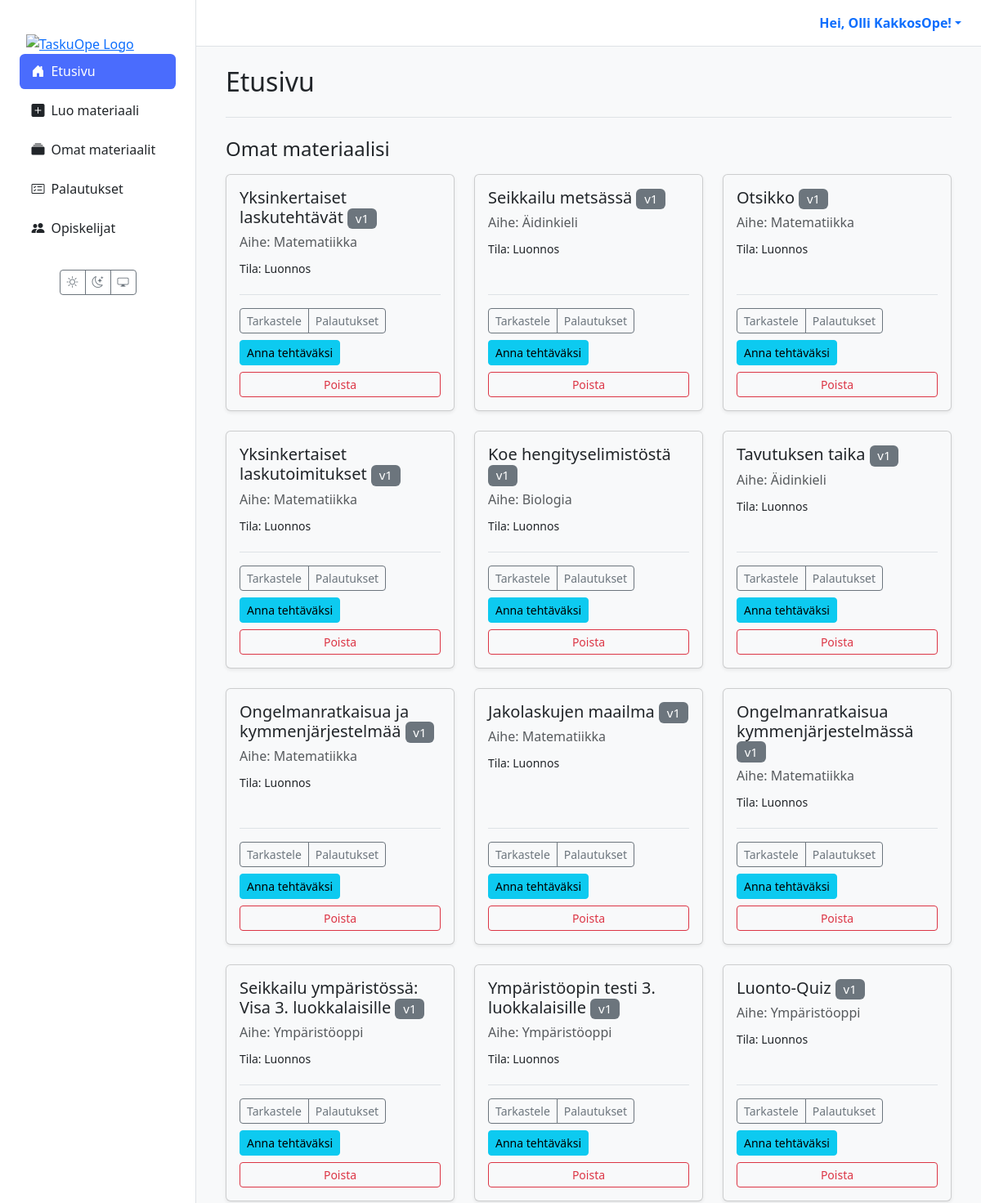
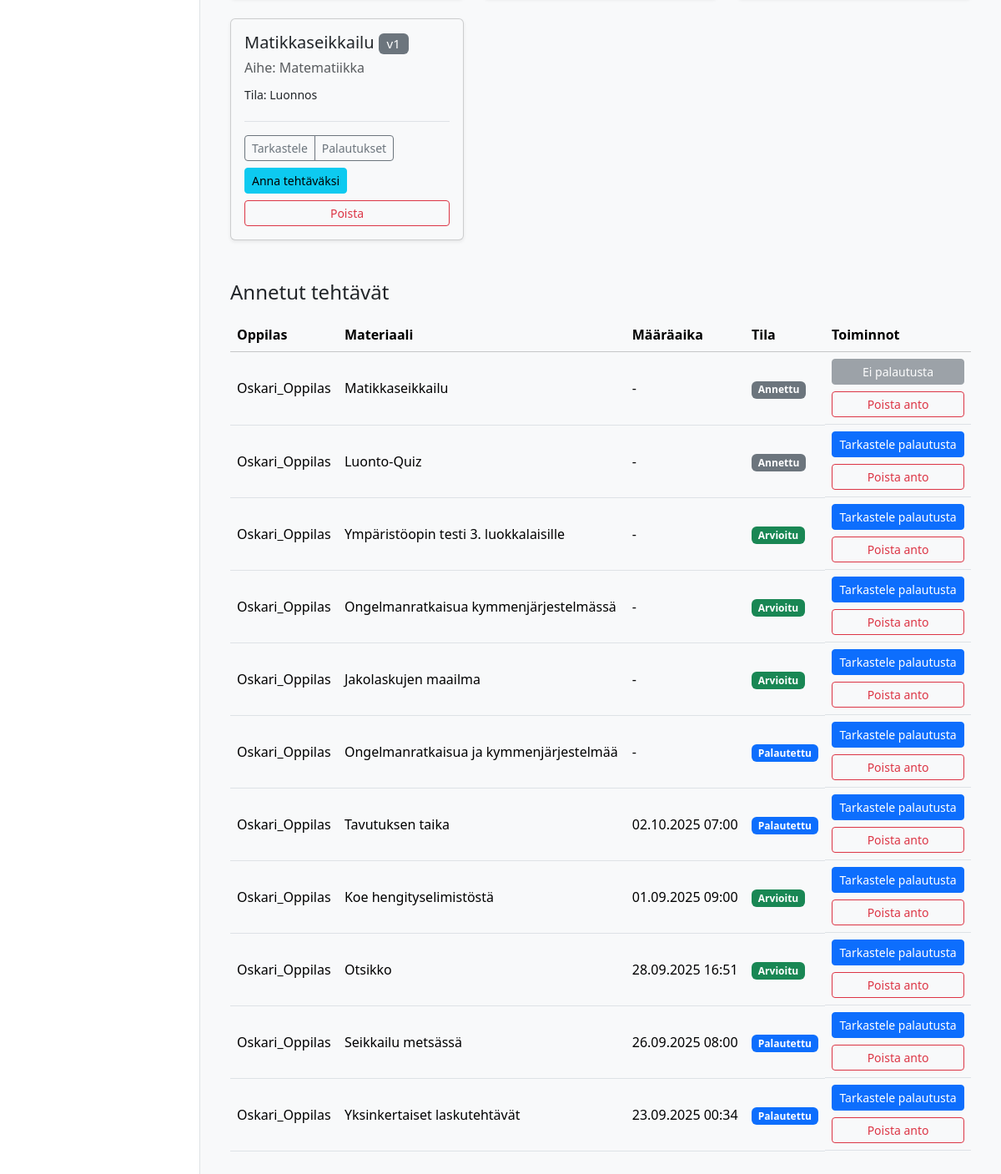
/ (signed in), run on the app's committed database (2 pictures, top to bottom).
### users/models.py (models this page shows, shortened)
class CustomUser(AbstractUser):
    class Role(models.TextChoices):
        TEACHER = 'TEACHER', 'Teacher'
        STUDENT = 'STUDENT', 'Student'
    role = models.CharField(max_length=50, choices=Role.choices, default=Role.STUDENT)
    grade_class = models.PositiveSmallIntegerField(
        verbose_name="Luokka-aste",
        null=True,  # Salli tyhjä arvo (esim. opettajat)
        blank=True, # Ei pakollinen lomakkeissa
        choices=[(i, f"{i}. luokka") for i in range(1, 7)] # Valinnat 1-6
    )

### materials/models.py (models this page shows, shortened)
class Material(models.Model):
    class MaterialType(models.TextChoices):
        TASK = 'tehtävä', _('Tehtävä')
        LEARNING_MATERIAL = 'oppimateriaali', _('Oppimateriaali')
        TEST = 'testi', _('Testi')
        EXAM = 'koe', _('Koe')
        VIDEO = 'video', _('Video')
        GAME = 'peli', _('Peli')
    class Status(models.TextChoices):
        DRAFT = 'DRAFT', _('Luonnos')
        PENDING_APPROVAL = 'PENDING', _('Odottaa hyväksyntää')
        APPROVED = 'APPROVED', _('Hyväksytty')
        REJECTED = 'REJECTED', _('Hylätty')
    GRADE_CHOICES = [(str(i), f"{i}. luokka") for i in range(1, 7)]
    id = models.UUIDField(primary_key=True, default=uuid.uuid4, editable=False)
    title = models.CharField(max_length=255, verbose_name=_("Otsikko"))
    content = models.TextField(
        verbose_name=_("Sisältö"),
        help_text=_("Raakasisältö, esim. AI:n tuottama teksti.")
    )
    structured_content = models.JSONField(
        null=True,
        blank=True,
        verbose_name=_("Jäsennelty sisältö"),
        help_text=_("Esim. monivalinnat tai tehtävän rakenne JSON-muodossa.")
    )
    material_type = models.CharField(
        max_length=50,
        choices=MaterialType.choices,
        default=MaterialType.TASK,
        verbose_name=_("Materiaalin tyyppi"),
    )
    subject = models.CharField(max_length=100, null=True, blank=True, verbose_name=_("Aine"))
    grade_level = models.CharField(
        max_length=20,
        choices=GRADE_CHOICES,
        null=True,
        blank=True,
        verbose_name=_("Luokka-aste"),
    )
    audience = models.JSONField(
        null=True,
        blank=True,
        verbose_name=_("Kohderyhmä"),
        help_text=_("Esim. {'learning_styles': ['visuaalinen'], 'languages': ['fi']}")
    )
    author = models.ForeignKey(
        settings.AUTH_USER_MODEL,
        related_name='authored_materials',
        on_delete=models.CASCADE,
        limit_choices_to={'role': 'TEACHER'},
        verbose_name=_("Tekijä (opettaja)"),
    )
    prompt = models.ForeignKey(
        Prompt,
        on_delete=models.SET_NULL,
        null=True,
        blank=True,
        verbose_name=_("Kehoite"),
    )
    status = models.CharField(
        max_length=50,
        choices=Status.choices,
        default=Status.DRAFT,
        verbose_name=_("Tila"),
    )
    version = models.IntegerField(default=1, verbose_name=_("Versio"))
    parent = models.ForeignKey(
        'self',
        on_delete=models.SET_NULL,
        null=True,
        blank=True,
        related_name='versions',
        verbose_name=_("Edellinen versio"),
    )
    created_at = models.DateTimeField(auto_now_add=True, verbose_name=_("Luotu"))
    updated_at = models.DateTimeField(auto_now=True, verbose_name=_("Päivitetty"))
    class Meta:
        verbose_name = _("Materiaali")
        verbose_name_plural = _("Materiaalit")

class Assignment(models.Model):
    class Status(models.TextChoices):
        ASSIGNED = "ASSIGNED", _("Annettu")
        IN_PROGRESS = "IN_PROGRESS", _("Kesken")
        SUBMITTED = "SUBMITTED", _("Palautettu")
        GRADED = "GRADED", _("Arvioitu")
    id = models.UUIDField(primary_key=True, default=uuid.uuid4, editable=False)
    material = models.ForeignKey(Material, on_delete=models.CASCADE, verbose_name=_("Materiaali"))
    student = models.ForeignKey(
        settings.AUTH_USER_MODEL,
        related_name='assignments',
        on_delete=models.CASCADE,
        limit_choices_to={'role': 'STUDENT'},
        verbose_name=_("Oppilas"),
    )
    assigned_by = models.ForeignKey(
        settings.AUTH_USER_MODEL,
        related_name='assigned_tasks',
        on_delete=models.CASCADE,
        limit_choices_to={'role': 'TEACHER'},
        verbose_name=_("Antanut opettaja"),
    )
    due_at = models.DateTimeField(null=True, blank=True, verbose_name=_("Määräaika"))
    status = models.CharField(max_length=20, choices=Status.choices, default=Status.ASSIGNED, verbose_name=_("Tila"))
    draft_response = models.TextField(blank=True, null=True, verbose_name=_("Luonnosvastaus"))
    created_at = models.DateTimeField(auto_now_add=True, verbose_name=_("Luotu"))
    class Meta:
        constraints = [
            models.UniqueConstraint(fields=['material', 'student'], name='unique_assignment_per_student'),
        ]
        indexes = [
            models.Index(fields=['status']),
            models.Index(fields=['due_at']),
            models.Index(fields=['student']),
            models.Index(fields=['assigned_by']),
        ]
        verbose_name = _("Tehtävänanto")
        verbose_name_plural = _("Tehtävänannot")

### materials/views.py (the view, shortened to what this page needs)
# urls.py: path("", views.dashboard_view, name='dashboard'),
@login_required(login_url='kirjaudu')
def dashboard_view(request):
    user = request.user
    if user.role == 'TEACHER':
        materials = Material.objects.filter(author=user)
        assignments = (
            Assignment.objects
            .filter(assigned_by=user)
            .select_related('material', 'student')
            .order_by('-created_at')
        )
        context = {'materials': materials, 'assignments': assignments}
        return render(request, 'dashboard/teacher.html', context)
    return redirect('kirjaudu')

### templates/dashboard/teacher.html (shortened to what this page needs)
{% extends 'partials/base.html' %}
{% load static %}
{% block content %}
<div class="container-fluid">
  <div class="mb-4 border-bottom pb-3">
    <h1 class="h2">Etusivu</h1>
  </div>
  <section class="materials-list mb-5">
    <h2 class="h4 mb-3">Omat materiaalisi</h2>
    <div class="row row-cols-1 row-cols-md-2 row-cols-xl-3 g-4">
      {% for m in materials %}
      <div class="col">
        <div class="card h-100 shadow-sm">
          <div class="card-body d-flex flex-column">
            <h5 class="card-title">
              {{ m.title }} <span class="badge bg-secondary fw-normal">v{{ m.version }}</span>
            </h5>
            <p class="card-subtitle mb-2 text-muted">Aihe: {{ m.subject|default:'Ei määritelty' }}</p>
            <p class="card-text"><small>Tila: {{ m.get_status_display }}</small></p>
            <div class="mt-auto pt-3 border-top">
              <div class="d-flex justify-content-between align-items-center flex-wrap gap-2">
                <div class="btn-group">
                  <a class="btn btn-sm btn-outline-secondary" href="{% url 'material_detail' material_id=m.id %}">Tarkastele</a>
                  <a class="btn btn-sm btn-outline-secondary" href="{% url 'view_submissions' material_id=m.id %}">Palautukset</a>
                </div>
                <a class="btn btn-sm btn-info" href="{% url 'assign_material' material_id=m.id %}">Anna tehtäväksi</a>
              </div>
              <div class="d-grid mt-2">
                <button type="button"
                        class="btn btn-sm btn-outline-danger"
                        data-bs-toggle="modal"
                        data-bs-target="#confirmDeleteModal"
                        data-title="{{ m.title }}"
                        data-action="{% url 'delete_material' material_id=m.id %}">
                  Poista
                </button>
              </div>
            </div>
          </div>
        </div>
      </div>
      {% endfor %}
    </div>
  </section>
  <section class="assignments-list" id="annetut-tehtavat">
    <h2 class="h4 mb-3">Annetut tehtävät</h2>
    <table class="table table-hover align-middle tasks">
      <thead class="table-light">
        <tr>
          <th scope="col">Oppilas</th>
          <th scope="col">Materiaali</th>
          <th scope="col">Määräaika</th>
          <th scope="col">Tila</th>
          <th scope="col">Toiminnot</th>
        </tr>
      </thead>
      <tbody>
        {% for assignment in assignments %}
        <tr>
          <td data-label="Oppilas">{{ assignment.student.get_full_name|default:assignment.student.username }}</td>
          <td data-label="Materiaali">{{ assignment.material.title }}</td>
          <td data-label="Määräaika">{{ assignment.due_at|date:"d.m.Y H:i"|default:"-" }}</td>
          <td data-label="Tila">
            <span class="badge
              {% if assignment.status == 'GRADED' %}bg-success
              {% elif assignment.status == 'SUBMITTED' %}bg-primary
              {% elif assignment.status == 'IN_PROGRESS' %}bg-warning text-dark
              {% else %}bg-secondary{% endif %}">
              {{ assignment.get_status_display }}
            </span>
          </td>
          <td data-label="Toiminnot" class="d-grid gap-2">
            {% with sub=assignment.submissions.last %}
              {% if sub %}
                <a class="btn btn-sm btn-primary" href="{% url 'grade_submission' submission_id=sub.id %}">
                  Tarkastele palautusta
                </a>
              {% else %}
                <button class="btn btn-sm btn-secondary" disabled>Ei palautusta</button>
              {% endif %}
            {% endwith %}
            <button type="button"
                    class="btn btn-sm btn-outline-danger"
                    data-bs-toggle="modal"
                    data-bs-target="#confirmUnassignModal"
                    data-title="{{ assignment.material.title }} – {{ assignment.student.get_full_name|default:assignment.student.username }}"
                    data-action="{% url 'unassign' assignment_id=assignment.id %}">
              Poista anto
            </button>
          </td>
        </tr>
        {% empty %}
        <tr>
          <td colspan="5" class="text-center">
            <div class="alert alert-secondary mb-0">Et ole vielä antanut yhtään tehtävää.</div>
          </td>
        </tr>
        {% endfor %}
      </tbody>
    </table>
  </section>
</div>
{% endblock %}

### templates/partials/base.html (shortened to what this page needs)
{% load static %}
<!DOCTYPE html>
<html lang="fi" data-bs-theme="light">
<head>
  <link href="https://cdn.jsdelivr.net/npm/bootstrap@5.3.2/dist/css/bootstrap.min.css" rel="stylesheet">
  <link rel="stylesheet" href="https://cdn.jsdelivr.net/npm/bootstrap-icons@1.11.3/font/bootstrap-icons.min.css">
  <link rel="stylesheet" href="{% static 'css/style.css' %}">
</head>
<body>
  <div class="main-layout-container">
    <aside class="sidebar d-none d-lg-flex flex-column">
      <div class="flex-column w-100">
        <a href="{% url 'dashboard' %}" class="px-3 pt-3 d-block"><img src="{% static 'images/logo1.png' %}" alt="TaskuOpe Logo" class="img-fluid"></a>
        {% with nm=request.resolver_match.url_name %}
        <nav class="nav nav-pills flex-column mb-4 px-2">
          <a href="{% url 'dashboard' %}" class="nav-link {% if nm == 'dashboard' %}active{% endif %}"><i class="bi bi-house-door-fill me-2"></i>Etusivu</a>
          {% if request.user.is_authenticated and request.user.role == 'STUDENT' %}
            <a href="{% url 'student_assignments' %}" class="nav-link {% if nm == 'student_assignments' %}active{% endif %}"><i class="bi bi-list-check me-2"></i>Omat tehtävät</a>
            <a href="{% url 'student_games' %}" class="nav-link {% if nm == 'student_games' %}active{% endif %}"><i class="bi bi-controller me-2"></i>Pelit</a>
            <a href="{% url 'student_grades' %}" class="nav-link {% if nm == 'student_grades' %}active{% endif %}"><i class="bi bi-award me-2"></i>Palautukset & arvioinnit</a>
          {% elif request.user.is_authenticated and request.user.role == 'TEACHER' %}
            <a href="{% url 'create_material' %}" class="nav-link {% if nm == 'create_material' %}active{% endif %}"><i class="bi bi-plus-square-fill me-2"></i>Luo materiaali</a>
            <a href="{% url 'material_list' %}" class="nav-link {% if nm == 'material_list' %}active{% endif %}"><i class="bi bi-collection-fill me-2"></i>Omat materiaalit</a>
            <a href="{% url 'view_all_submissions' %}" class="nav-link {% if nm == 'view_all_submissions' %}active{% endif %}"><i class="bi bi-card-checklist me-2"></i>Palautukset</a>
            <a href="{% url 'teacher_student_list' %}" class="nav-link {% if nm == 'teacher_student_list' %}active{% endif %}"><i class="bi bi-people-fill me-2"></i>Opiskelijat</a>
          {% endif %}
        </nav>
        {% endwith %}
        <div class="mt-auto text-center pb-3">
          <div class="btn-group"><button id="theme-light" class="btn btn-outline-secondary btn-sm"><i class="bi bi-sun"></i></button><button id="theme-dark" class="btn btn-outline-secondary btn-sm"><i class="bi bi-moon-stars"></i></button><button id="theme-system" class="btn btn-outline-secondary btn-sm"><i class="bi bi-display"></i></button></div>
        </div>
      </div>
    </aside>
    <div class="main-content-wrapper">
      <header class="main-header d-none d-lg-flex justify-content-end align-items-center px-4 py-3">
        <div class="dropdown">
          <a href="#" class="d-flex align-items-center text-decoration-none dropdown-toggle" data-bs-toggle="dropdown">
            <strong>Hei, {{ user.get_full_name|default:user.username }}!</strong>
          </a>
        </div>
      </header>
      <main class="page-content">
        {% block content %}{% endblock %}
      </main>
    </div>
  </div>
</body>
</html>

### TaskuOpe/static/css/style.css (style rules this page uses)
:root { --sidebar-width: 240px; }
[data-bs-theme="light"] { --bg-color: #f8f9fa; --card-bg-color: #ffffff; --text-color: #212529; --border-color: #dee2e6; --bs-body-bg: var(--bg-color); --bs-body-color: var(--text-color); --bs-border-color: var(--border-color); --bs-card-bg: var(--card-bg-color); }
html, body { height: 100%; overflow: hidden; }
.main-layout-container { display: flex; flex-direction: row; height: 100%; width: 100%; background-color: var(--bs-body-bg); }
.sidebar { width: var(--sidebar-width); flex-shrink: 0; height: 100vh; overflow-y: auto; background-color: var(--card-bg-color); border-right: 1px solid var(--border-color); padding: 1.5rem 1rem; }
.main-content-wrapper { flex-grow: 1; display: flex; flex-direction: column; height: 100vh; overflow: hidden; }
.main-header { flex-shrink: 0; background-color: var(--card-bg-color); border-bottom: 1px solid var(--border-color); padding: 0.75rem 1.5rem; }
.page-content { flex-grow: 1; overflow-y: auto; padding: 1.5rem; }
.sidebar .nav-link { color: var(--text-color); font-weight: 500; padding: 0.6rem 0.9rem; border-radius: 0.4rem; margin-bottom: 0.3rem; transition: background 0.2s; }
.sidebar .nav-link.active { background-color: #4a6cfd; color: #fff; }
.card-body, #markdown-preview { display: flow-root; }
#markdown-preview h1, .card-body h1, #markdown-preview h2, .card-body h2, #markdown-preview h3, .card-body h3, #markdown-preview h4, .card-body h4, #markdown-preview p, .card-body p, #markdown-preview ul, .card-body ul, #markdown-preview ol, .card-body ol, #markdown-preview blockquote, .card-body blockquote { margin-bottom: 1.25rem; }
:root { --taskuope-font-sans: system-ui, -apple-system, "Segoe UI", Roboto, "Helvetica Neue", Arial, sans-serif; }

### data on the page
CustomUser: get_full_name "Olli KakkosOpe"
Material: title "Yksinkertaiset laskutehtävät", version "1", subject "Matematiikka", status "Luonnos"
Material: title "Seikkailu metsässä", version "1", subject "Äidinkieli", status "Luonnos"
Material: title "Otsikko", version "1", subject "Matematiikka", status "Luonnos"
Material: title "Yksinkertaiset laskutoimitukset", version "1", subject "Matematiikka", status "Luonnos"
Material: title "Koe hengityselimistöstä", version "1", subject "Biologia", status "Luonnos"
Material: title "Tavutuksen taika", version "1", subject "Äidinkieli", status "Luonnos"
Material: title "Ongelmanratkaisua ja kymmenjärjestelmää", version "1", subject "Matematiikka", status "Luonnos"
Material: title "Jakolaskujen maailma", version "1", subject "Matematiikka", status "Luonnos"
Material: title "Ongelmanratkaisua kymmenjärjestelmässä", version "1", subject "Matematiikka", status "Luonnos"
Material: title "Seikkailu ympäristössä: Visa 3. luokkalaisille", version "1", subject "Ympäristöoppi", status "Luonnos"
Material: title "Ympäristöopin testi 3. luokkalaisille", version "1", subject "Ympäristöoppi", status "Luonnos"
Material: title "Luonto-Quiz", version "1", subject "Ympäristöoppi", status "Luonnos"
Material: title "Matikkaseikkailu", version "1", subject "Matematiikka", status "Luonnos"
Assignment: student.get_full_name "Oskari_Oppilas", material "Matikkaseikkailu", due_at "-", status "Annettu", shows "Ei palautusta"
Assignment: student.get_full_name "Oskari_Oppilas", material "Luonto-Quiz", due_at "-", status "Annettu", shows "Tarkastele palautusta"
Assignment: student.get_full_name "Oskari_Oppilas", material "Ympäristöopin testi 3. luokkalaisille", due_at "-", status "Arvioitu", shows "Tarkastele palautusta"
Assignment: student.get_full_name "Oskari_Oppilas", material "Ongelmanratkaisua kymmenjärjestelmässä", due_at "-", status "Arvioitu", shows "Tarkastele palautusta"
Assignment: student.get_full_name "Oskari_Oppilas", material "Jakolaskujen maailma", due_at "-", status "Arvioitu", shows "Tarkastele palautusta"
Assignment: student.get_full_name "Oskari_Oppilas", material "Ongelmanratkaisua ja kymmenjärjestelmää", due_at "-", status "Palautettu", shows "Tarkastele palautusta"
Assignment: student.get_full_name "Oskari_Oppilas", material "Tavutuksen taika", due_at "02.10.2025 07:00", status "Palautettu", shows "Tarkastele palautusta"
Assignment: student.get_full_name "Oskari_Oppilas", material "Koe hengityselimistöstä", due_at "01.09.2025 09:00", status "Arvioitu", shows "Tarkastele palautusta"
Assignment: student.get_full_name "Oskari_Oppilas", material "Otsikko", due_at "28.09.2025 16:51", status "Arvioitu", shows "Tarkastele palautusta"
Assignment: student.get_full_name "Oskari_Oppilas", material "Seikkailu metsässä", due_at "26.09.2025 08:00", status "Palautettu", shows "Tarkastele palautusta"
Assignment: student.get_full_name "Oskari_Oppilas", material "Yksinkertaiset laskutehtävät", due_at "23.09.2025 00:34", status "Palautettu", shows "Tarkastele palautusta"
